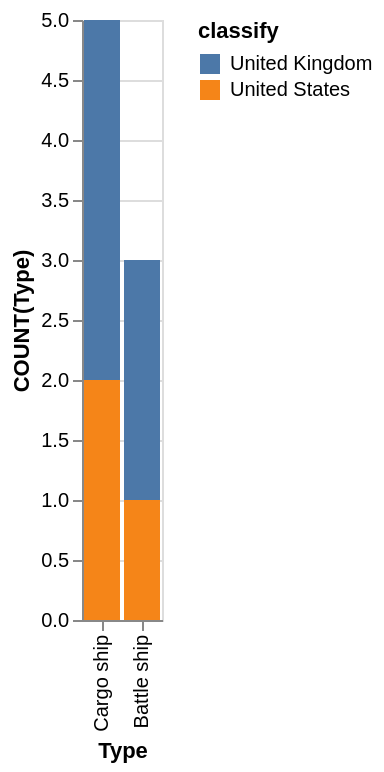

Vega-Lite specification for this chart:
### Vega-Lite specification from a JSON file in a GitHub repository (floating-point values rounded to 4 significant figures)
{"data": {"values": [{"x_data": "Cargo ship", "y_data": 3, "classify": "United Kingdom"}, {"x_data": "Battle ship", "y_data": 2, "classify": "United Kingdom"}, {"x_data": "Cargo ship", "y_data": 2, "classify": "United States"}, {"x_data": "Battle ship", "y_data": 1, "classify": "United States"}]}, "mark": "bar", "encoding": {"x": {"field": "x_data", "type": "nominal", "title": "Type", "sort": {"op": "sum", "field": "y_data", "order": "descending"}}, "y": {"field": "y_data", "type": "quantitative", "title": "COUNT(Type)"}, "color": {"field": "classify"}}}
